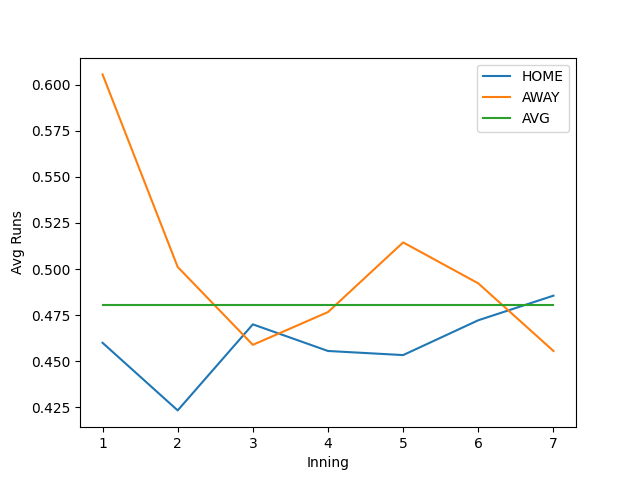

Source code (Python):
import pandas as pd
import matplotlib.pyplot as plt


def main():
    game_statistics = pd.read_csv("gl2022.txt", header=None)
    innings = 7
    games = 900
    recorded = 0
    runs_home = [0] * innings
    runs_away = [0] * innings
    runs_per_inning = 0
    # for g in range(0, len(game_statistics)):
    for g in range(0, games):
        if len(game_statistics.loc[g, 19]) >= innings and len(game_statistics.loc[g, 20]) >= innings:
            recorded += 1
            for i in range(0, innings):
                runs_home[i] += int(game_statistics.loc[g, 19][i])
                runs_away[i] += int(game_statistics.loc[g, 20][i])
    for i in range(0, innings):
        runs_per_inning += (runs_home[i] + runs_away[i]) / (recorded * 2)
    runs_per_inning /= innings
    print('Avg runs per inning across all innings: ' + "{:.3f}".format(runs_per_inning))
    for i in range(0, innings):
        runs_home[i] /= recorded
        print('Avg home team runs in inning ' + str(i + 1) + ': \t' + "{:.3f}".format(runs_home[i]))
        runs_away[i] /= recorded
        print('Avg away team runs in inning ' + str(i + 1) + ': \t' + "{:.3f}".format(runs_away[i]))
    innings = [1, 2, 3, 4, 5, 6, 7]
    avg_runs = [runs_per_inning] * 7
    plt.plot(innings, runs_home, label='HOME')
    plt.plot(innings, runs_away, label='AWAY')
    plt.plot(innings, avg_runs, label='AVG')
    plt.xlabel("Inning")
    plt.ylabel("Avg Runs")
    plt.legend()
    plt.show()
    return


if __name__ == '__main__':
    main()
